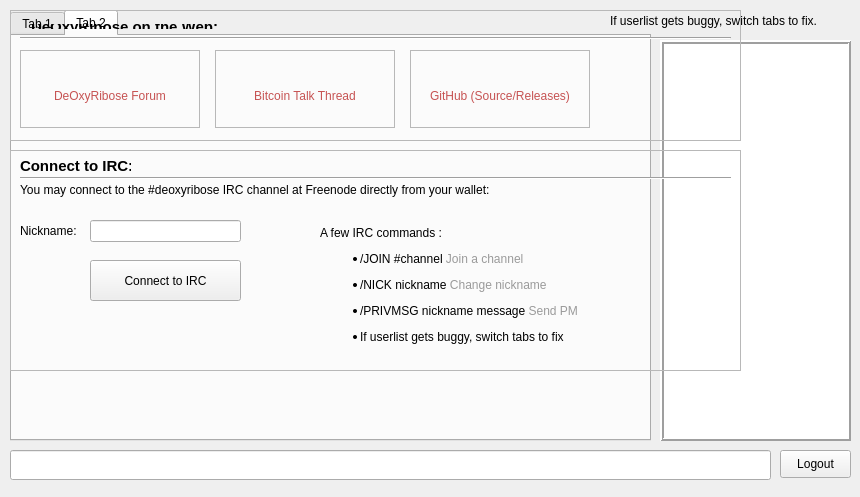
<?xml version="1.0" encoding="UTF-8"?>
<ui version="4.0">
 <class>ChatWindowClass</class>
 <widget class="QWidget" name="ChatWindowClass">
  <property name="geometry">
   <rect>
    <x>0</x>
    <y>0</y>
    <width>860</width>
    <height>497</height>
   </rect>
  </property>
  <widget class="QWidget" name="widget_2" native="true">
   <property name="geometry">
    <rect>
     <x>0</x>
     <y>0</y>
     <width>860</width>
     <height>497</height>
    </rect>
   </property>
   <widget class="QWidget" name="splitter" native="true">
    <property name="enabled">
     <bool>true</bool>
    </property>
    <property name="geometry">
     <rect>
      <x>10</x>
      <y>10</y>
      <width>841</width>
      <height>491</height>
     </rect>
    </property>
    <property name="styleSheet">
     <string notr="true"/>
    </property>
    <widget class="QTabWidget" name="tab">
     <property name="enabled">
      <bool>true</bool>
     </property>
     <property name="geometry">
      <rect>
       <x>0</x>
       <y>0</y>
       <width>641</width>
       <height>431</height>
      </rect>
     </property>
     <property name="styleSheet">
      <string notr="true"/>
     </property>
     <property name="tabShape">
      <enum>QTabWidget::Rounded</enum>
     </property>
     <property name="currentIndex">
      <number>1</number>
     </property>
     <property name="tabsClosable">
      <bool>false</bool>
     </property>
     <widget class="QWidget" name="widget_4">
      <attribute name="title">
       <string>Tab 1</string>
      </attribute>
     </widget>
     <widget class="QWidget" name="tab_5">
      <attribute name="title">
       <string>Tab 2</string>
      </attribute>
     </widget>
    </widget>
    <widget class="QLineEdit" name="lineEdit">
     <property name="geometry">
      <rect>
       <x>0</x>
       <y>440</y>
       <width>761</width>
       <height>30</height>
      </rect>
     </property>
     <property name="sizePolicy">
      <sizepolicy hsizetype="Fixed" vsizetype="Fixed">
       <horstretch>0</horstretch>
       <verstretch>0</verstretch>
      </sizepolicy>
     </property>
     <property name="maximumSize">
      <size>
       <width>16777215</width>
       <height>30</height>
      </size>
     </property>
    </widget>
    <widget class="QLabel" name="label_buggy">
     <property name="geometry">
      <rect>
       <x>600</x>
       <y>0</y>
       <width>241</width>
       <height>21</height>
      </rect>
     </property>
     <property name="text">
      <string>If userlist gets buggy, switch tabs to fix.</string>
     </property>
    </widget>
    <widget class="QListView" name="userView">
     <property name="geometry">
      <rect>
       <x>650</x>
       <y>30</y>
       <width>191</width>
       <height>401</height>
      </rect>
     </property>
     <property name="sizePolicy">
      <sizepolicy hsizetype="Expanding" vsizetype="Expanding">
       <horstretch>0</horstretch>
       <verstretch>0</verstretch>
      </sizepolicy>
     </property>
     <property name="minimumSize">
      <size>
       <width>0</width>
       <height>300</height>
      </size>
     </property>
     <property name="maximumSize">
      <size>
       <width>16777215</width>
       <height>16777215</height>
      </size>
     </property>
     <property name="styleSheet">
      <string notr="true"/>
     </property>
     <property name="frameShape">
      <enum>QFrame::Box</enum>
     </property>
     <property name="frameShadow">
      <enum>QFrame::Raised</enum>
     </property>
     <property name="lineWidth">
      <number>2</number>
     </property>
     <property name="midLineWidth">
      <number>0</number>
     </property>
    </widget>
    <widget class="QPushButton" name="disconnect">
     <property name="geometry">
      <rect>
       <x>770</x>
       <y>440</y>
       <width>71</width>
       <height>28</height>
      </rect>
     </property>
     <property name="text">
      <string>Logout</string>
     </property>
    </widget>
   </widget>
   <widget class="QWidget" name="hide3" native="true">
    <property name="geometry">
     <rect>
      <x>10</x>
      <y>10</y>
      <width>841</width>
      <height>441</height>
     </rect>
    </property>
    <widget class="QWidget" name="layoutWidget">
     <property name="geometry">
      <rect>
       <x>10</x>
       <y>3</y>
       <width>250</width>
       <height>27</height>
      </rect>
     </property>
     <layout class="QHBoxLayout" name="hide1">
      <property name="spacing">
       <number>7</number>
      </property>
      <item>
       <widget class="QLabel" name="label_9">
        <property name="font">
         <font>
          <pointsize>11</pointsize>
          <weight>75</weight>
          <bold>true</bold>
         </font>
        </property>
        <property name="text">
         <string>DeOxyRibose on the Web:</string>
        </property>
       </widget>
      </item>
      <item>
       <spacer name="horizontalSpacer_4">
        <property name="orientation">
         <enum>Qt::Horizontal</enum>
        </property>
        <property name="sizeHint" stdset="0">
         <size>
          <width>40</width>
          <height>20</height>
         </size>
        </property>
       </spacer>
      </item>
     </layout>
    </widget>
    <widget class="QFrame" name="frame">
     <property name="geometry">
      <rect>
       <x>0</x>
       <y>0</y>
       <width>731</width>
       <height>131</height>
      </rect>
     </property>
     <property name="frameShape">
      <enum>QFrame::StyledPanel</enum>
     </property>
     <property name="frameShadow">
      <enum>QFrame::Sunken</enum>
     </property>
     <widget class="QFrame" name="frame_2">
      <property name="geometry">
       <rect>
        <x>10</x>
        <y>20</y>
        <width>711</width>
        <height>16</height>
       </rect>
      </property>
      <property name="frameShape">
       <enum>QFrame::HLine</enum>
      </property>
      <property name="frameShadow">
       <enum>QFrame::Sunken</enum>
      </property>
     </widget>
    </widget>

    <widget class="QLabel" name="label_deoxyriboseweb">
     <property name="geometry">
      <rect>
       <x>10</x>
       <y>40</y>
       <width>180</width>
       <height>78</height>
      </rect>
     </property>
     <property name="frameShape">
      <enum>QFrame::StyledPanel</enum>
     </property>
     <property name="frameShadow">
      <enum>QFrame::Raised</enum>
     </property>
     <property name="text">
      <string>&lt;a href=&quot;http://forums.deoxyribose.cf/&quot;&gt;&lt;div style=&quot; text-decoration: none; color:#c65353;&quot;&gt;&lt;img src=&quot;:/icons/deoxyriboseweb&quot;/&gt;&lt;br /&gt;DeOxyRibose Forum&lt;/div&gt;&lt;/a&gt;</string>
     </property>
     <property name="alignment">
      <set>Qt::AlignCenter</set>
     </property>
     <property name="openExternalLinks">
      <bool>true</bool>
     </property>
    </widget>

    <!--<widget class="QLabel" name="label_webexplorer">
     <property name="geometry">
      <rect>
       <x>90</x>
       <y>40</y>
       <width>68</width>
       <height>78</height>
      </rect>
     </property>
     <property name="frameShape">
      <enum>QFrame::StyledPanel</enum>
     </property>
     <property name="frameShadow">
      <enum>QFrame::Raised</enum>
     </property>
     <property name="text">
      <string>&lt;a href=&quot;http://explorer.deoxyribose.net&quot;&gt;&lt;div style=&quot; text-decoration: none; color:#c65353;&quot;&gt;&lt;img src=&quot;:/icons/webexplorer&quot;/&gt;&lt;br /&gt;Explorer&lt;/div&gt;&lt;/a&gt;</string>
     </property>
     <property name="alignment">
      <set>Qt::AlignCenter</set>
     </property>
     <property name="openExternalLinks">
      <bool>true</bool>
     </property>
	 </widget>-->

    <!--<widget class="QLabel" name="label_twitter">
     <property name="geometry">
      <rect>
       <x>170</x>
       <y>40</y>
       <width>68</width>
       <height>78</height>
      </rect>
     </property>
     <property name="frameShape">
      <enum>QFrame::StyledPanel</enum>
     </property>
     <property name="frameShadow">
      <enum>QFrame::Raised</enum>
     </property>
     <property name="text">
      <string>&lt;a href=&quot;https://twitter.com/deoxyribose_v2&quot;&gt;&lt;div style=&quot; text-decoration: none; color:#c65353;&quot;&gt;&lt;img src=&quot;:/icons/twitter&quot;/&gt;&lt;br /&gt;Twitter&lt;/div&gt;&lt;/a&gt;</string>
     </property>
     <property name="alignment">
      <set>Qt::AlignCenter</set>
     </property>
     <property name="openExternalLinks">
      <bool>true</bool>
     </property>
	 </widget>-->

    <!--<widget class="QLabel" name="label_facebook">
     <property name="geometry">
      <rect>
       <x>250</x>
       <y>40</y>
       <width>68</width>
       <height>78</height>
      </rect>
     </property>
     <property name="frameShape">
      <enum>QFrame::StyledPanel</enum>
     </property>
     <property name="frameShadow">
      <enum>QFrame::Raised</enum>
     </property>
     <property name="text">
      <string>&lt;a href=&quot;https://www.facebook.com/deoxyribosecrypto&quot;&gt;&lt;div style=&quot; text-decoration: none; color:#c65353;&quot;&gt;&lt;img src=&quot;:/icons/facebook&quot;/&gt;&lt;br /&gt;Facebook&lt;/div&gt;&lt;/a&gt;</string>
     </property>
     <property name="alignment">
      <set>Qt::AlignCenter</set>
     </property>
     <property name="openExternalLinks">
      <bool>true</bool>
     </property>
	 </widget>-->

    <!--<widget class="QLabel" name="label_reddit">
     <property name="geometry">
      <rect>
       <x>330</x>
       <y>40</y>
       <width>68</width>
       <height>78</height>
      </rect>
     </property>
     <property name="frameShape">
      <enum>QFrame::StyledPanel</enum>
     </property>
     <property name="frameShadow">
      <enum>QFrame::Raised</enum>
     </property>
     <property name="text">
      <string>&lt;a href=&quot;http://www.reddit.com/r/deoxyribose&quot;&gt;&lt;div style=&quot; text-decoration: none; color:#c65353;&quot;&gt;&lt;img src=&quot;:/icons/reddit&quot;/&gt;&lt;br /&gt;Reddit&lt;/div&gt;&lt;/a&gt;</string>
     </property>
     <property name="alignment">
      <set>Qt::AlignCenter</set>
     </property>
     <property name="openExternalLinks">
      <bool>true</bool>
     </property>
	 </widget>-->

    <widget class="QLabel" name="label_bitcointalk">
     <property name="geometry">
      <rect>
       <x>205</x>
       <y>40</y>
       <width>180</width>
       <height>78</height>
      </rect>
     </property>
     <property name="frameShape">
      <enum>QFrame::StyledPanel</enum>
     </property>
     <property name="frameShadow">
      <enum>QFrame::Raised</enum>
     </property>
     <property name="text">
      <string>&lt;a href=&quot;https://bitcointalk.org/index.php?topic=1046799&quot;&gt;&lt;div style=&quot; text-decoration: none; color:#c65353;&quot;&gt;&lt;img src=&quot;:/icons/bitcointalk&quot;/&gt;&lt;br /&gt;Bitcoin Talk Thread&lt;/div&gt;&lt;/a&gt;</string>
     </property>
     <property name="alignment">
      <set>Qt::AlignCenter</set>
     </property>
     <property name="openExternalLinks">
      <bool>true</bool>
     </property>
    </widget>

    <!--<widget class="QLabel" name="label_cryptocointalk">
     <property name="geometry">
      <rect>
       <x>490</x>
       <y>40</y>
       <width>68</width>
       <height>78</height>
      </rect>
     </property>
     <property name="frameShape">
      <enum>QFrame::StyledPanel</enum>
     </property>
     <property name="frameShadow">
      <enum>QFrame::Raised</enum>
     </property>
     <property name="text">
      <string>&lt;a href=&quot;https://cryptocointalk.com/forum/1587-deoxyribose-xna&quot;&gt;&lt;div style=&quot; text-decoration: none; color:#c65353;&quot;&gt;&lt;img src=&quot;:/icons/cryptocointalk&quot;/&gt;&lt;br /&gt;Cctalk&lt;/div&gt;&lt;/a&gt;</string>
     </property>
     <property name="alignment">
      <set>Qt::AlignCenter</set>
     </property>
     <property name="openExternalLinks">
      <bool>true</bool>
     </property>
	 </widget>-->

    <widget class="QLabel" name="label_github">
     <property name="geometry">
      <rect>
       <x>400</x>
       <y>40</y>
       <width>180</width>
       <height>78</height>
      </rect>
     </property>
     <property name="frameShape">
      <enum>QFrame::StyledPanel</enum>
     </property>
     <property name="frameShadow">
      <enum>QFrame::Raised</enum>
     </property>
     <property name="text">
      <string>&lt;a href=&quot;https://github.com/niitassin/XNAPoS/releases&quot;&gt;&lt;div style=&quot; text-decoration: none; color:#c65353;&quot;&gt;&lt;img src=&quot;:/icons/github&quot;/&gt;&lt;br /&gt;GitHub (Source/Releases)&lt;/div&gt;&lt;/a&gt;</string>
     </property>
     <property name="alignment">
      <set>Qt::AlignCenter</set>
     </property>
     <property name="openExternalLinks">
      <bool>true</bool>
     </property>
    </widget>

    <widget class="QFrame" name="frame1">
     <property name="geometry">
      <rect>
       <x>0</x>
       <y>140</y>
       <width>731</width>
       <height>221</height>
      </rect>
     </property>
     <property name="frameShape">
      <enum>QFrame::StyledPanel</enum>
     </property>
     <property name="frameShadow">
      <enum>QFrame::Sunken</enum>
     </property>
     <widget class="QLabel" name="label_10">
      <property name="geometry">
       <rect>
        <x>10</x>
        <y>8</y>
        <width>111</width>
        <height>16</height>
       </rect>
      </property>
      <property name="font">
       <font>
        <pointsize>11</pointsize>
        <weight>75</weight>
        <bold>true</bold>
       </font>
      </property>
      <property name="text">
       <string>Connect to IRC:</string>
      </property>
     </widget>
     <widget class="QFrame" name="frame_3">
      <property name="geometry">
       <rect>
        <x>10</x>
        <y>20</y>
        <width>711</width>
        <height>16</height>
       </rect>
      </property>
      <property name="frameShape">
       <enum>QFrame::HLine</enum>
      </property>
      <property name="frameShadow">
       <enum>QFrame::Sunken</enum>
      </property>
     </widget>
    </widget>
    <widget class="QLabel" name="hide2">
     <property name="geometry">
      <rect>
       <x>10</x>
       <y>170</y>
       <width>521</width>
       <height>21</height>
      </rect>
     </property>
     <property name="textInteractionFlags">
     <set>Qt::TextSelectableByMouse</set>
     </property>
     <property name="text">
      <string>You may connect to the #deoxyribose IRC channel at Freenode directly from your wallet:</string>
     </property>
     <property name="wordWrap">
      <bool>true</bool>
     </property>
     <property name="openExternalLinks">
      <bool>true</bool>
     </property>
    </widget>
    <widget class="QLabel" name="label_5">
     <property name="geometry">
      <rect>
       <x>10</x>
       <y>210</y>
       <width>71</width>
       <height>21</height>
      </rect>
     </property>
     <property name="text">
      <string>Nickname:</string>
     </property>
    </widget>
    <widget class="QLineEdit" name="editPseudo">
     <property name="geometry">
      <rect>
       <x>80</x>
       <y>210</y>
       <width>151</width>
       <height>22</height>
      </rect>
     </property>
     <property name="text">
      <string/>
     </property>
    </widget>
    <widget class="QPushButton" name="buttonConnect">
     <property name="geometry">
      <rect>
       <x>80</x>
       <y>250</y>
       <width>151</width>
       <height>41</height>
      </rect>
     </property>
     <property name="text">
      <string>Connect to IRC</string>
     </property>
    </widget>
    <widget class="QLabel" name="label_2">
     <property name="geometry">
      <rect>
       <x>310</x>
       <y>170</y>
       <width>281</width>
       <height>211</height>
      </rect>
     </property>
     <property name="textInteractionFlags">
     <set>Qt::TextSelectableByMouse</set>
     </property>
     <property name="text">
      <string>&lt;html&gt;&lt;head/&gt;&lt;body&gt;&lt;p&gt;A few IRC commands :&lt;/p&gt;&lt;ul style=&quot;margin-top: 0px; margin-bottom: 0px; margin-left: 0px; margin-right: 0px; -qt-list-indent: 1;&quot;&gt;&lt;li style=&quot; margin-top:12px; margin-bottom:12px; margin-left:0px; margin-right:0px; -qt-block-indent:0; text-indent:0px;&quot;&gt;/JOIN #channel &lt;span style=&quot; color:#9a9a9a;&quot;&gt;Join a channel&lt;/span&gt;&lt;/li&gt;&lt;li style=&quot; margin-top:12px; margin-bottom:12px; margin-left:0px; margin-right:0px; -qt-block-indent:0; text-indent:0px;&quot;&gt;/NICK nickname &lt;span style=&quot; color:#9a9a9a;&quot;&gt;Change nickname&lt;/span&gt;&lt;/li&gt;&lt;li style=&quot; margin-top:12px; margin-bottom:12px; margin-left:0px; margin-right:0px; -qt-block-indent:0; text-indent:0px;&quot;&gt;/PRIVMSG nickname message &lt;span style=&quot; color:#9a9a9a;&quot;&gt;Send PM &lt;/span&gt;&lt;/li&gt;&lt;li style=&quot; margin-top:0px; margin-bottom:0px; margin-left:0px; margin-right:0px; -qt-block-indent:0; text-indent:0px;&quot;&gt;If userlist gets buggy, switch tabs to fix&lt;/li&gt;&lt;/ul&gt;&lt;/body&gt;&lt;/html&gt;</string>
     </property>
    </widget>
   </widget>
  </widget>
  <action name="actionQuit">
   <property name="text">
    <string>Quitter</string>
   </property>
   <property name="shortcut">
    <string>Ctrl+Q</string>
   </property>
  </action>
  <action name="actionCloseTab">
   <property name="text">
    <string>Fermer l'onglet</string>
   </property>
  </action>
 </widget>
 <layoutdefault spacing="6" margin="11"/>
 <resources/>
 <connections/>
</ui>
